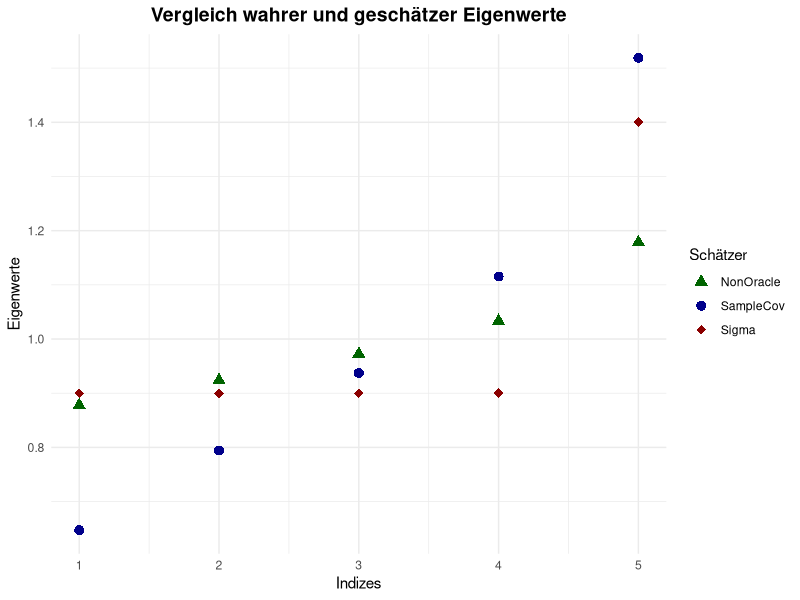
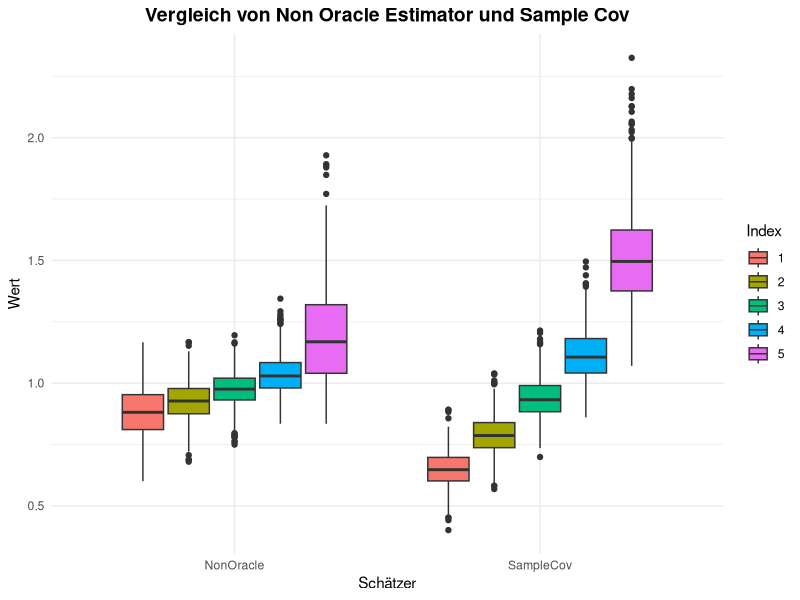

Here is the R script that generated these plots, in order:
library(tidyverse)
library(MASS)

## Aufgabe c)

# Parameter
p <- 5
n <- 100
M <- 1000
Sigma <- matrix(c( 1 , rep (.1 ,4) , .1 , 1 , rep ( .1 , 3 ) , .1 , .1 , 1 , .1 , .1 , rep(.1 ,3) ,1 ,.1 , rep (.1 ,4) ,1) ,5 ,5)
mu <- c(rep(0,p))
w <- 0:100/100
gamma <- (1/5) * sum(diag(Sigma))


# Funktion zur Berechnung des Non-Oracle Estimator

get_non_oracle_estimator <- function(n, p){
  # Daten simulieren
  Sigma <- diag(0.9, nrow = p, ncol = p) + matrix(0.1, nrow = p, ncol = p)
  mu = c(rep(0,p))
  X <- mvrnorm(n, mu, Sigma)
  sample_cov <- (1/n) * t(X) %*% X
  
  # Parameter schätzen
  # gamma
  gamma <- (1/p) * sum(diag(sample_cov %*% diag(p)))

  # delta^2
  delta2 <- (1/5) * norm((sample_cov - gamma * diag(p)), type = "F")^2
  
  # beta^2
  beta2_help <- rep(0, n)
  for (i in 1:n){
    temp <- outer(t(X)[,i] , X[i,]) - sample_cov
    # Produkt zweier Vektoren um (n x n)-Matrix zu erhalten
    beta2_help[i] <- (1/p) * norm(temp, type = "F")^2 
  }
  beta2_pilot <- (1/n^2) * sum(beta2_help)
  beta2 <- min(beta2_pilot, delta2)
  
  # alpha^2
  alpha2 <- delta2 - beta2
  
  # Gewichte berechnen
  rho1 <- (beta2/delta2) * gamma
  rho2 <- alpha2/delta2
  
  # Schätzer berechen
  estimator <- rho1 * diag(p) + rho2 * sample_cov
  return(list(estimator = estimator, para1 = rho1, para2 = rho2))
}

get_sample_cov <- function(n, p){
  Sigma <- diag(0.9, nrow = p, ncol = p) + matrix(0.1, nrow = p, ncol = p)
  mu = c(rep(0,p))
  X <- mvrnorm(n, mu, Sigma)
  sample_cov <- (1/n) * t(X) %*% X
  return(sample_cov)
}


# Monte-Carlo Simulation und Berechnung der Eigenwerte

get_estimated_ev <- function(M, n, p){
  
  sum_ev_sample_cov <- rep(0,p)
  for (i in (1:M)){
    estimator <- get_sample_cov(n, p)
    sum_ev_sample_cov <- sum_ev_sample_cov + sort(eigen(estimator, symmetric=TRUE, only.values=TRUE)$values, decreasing = FALSE) 
  }
  
  sum_ev_non_oracle <- rep(0,p)
  for (i in (1:M)){
    estimator <- get_non_oracle_estimator(n, p)$estimator
    sum_ev_non_oracle <- sum_ev_non_oracle + sort(eigen(estimator, symmetric=TRUE, only.values=TRUE)$values, decreasing = FALSE) 
  }
  
  estimated_ev <- data.frame(matrix(0, p, 2))
  colnames(estimated_ev) <- c("SampleCov", "NonOracle")
  
  estimated_ev$SampleCov <- sum_ev_sample_cov/M
  estimated_ev$NonOracle <- sum_ev_non_oracle/M
  
  return(estimated_ev)
}

estimated_ev <- get_estimated_ev(1000, 100, 5)
true_eigenvalues <- sort(eigen(Sigma)$values)
indizes <- (1:5)

ggplot() +
  geom_point(aes(x = indizes, y = estimated_ev$SampleCov, color = "SampleCov", shape = "SampleCov"), size = 3) +
  geom_point(aes(x = indizes, y = estimated_ev$NonOracle, color = "NonOracle", shape = "NonOracle"), size = 3) +
  geom_point(aes(x = indizes, y = true_eigenvalues, color = "Sigma", shape = "Sigma"), size = 3) +
  labs(x = "Indizes", y = "Eigenwerte", title = "Vergleich wahrer und geschätzer Eigenwerte") + 
  scale_color_manual(
    values = c("SampleCov" = "darkblue", "NonOracle" = "darkgreen", "Sigma" = "darkred"),
    name = "Schätzer"
  ) + 
  scale_shape_manual(
    values = c("SampleCov" = 16, "NonOracle" = 17, "Sigma" = 18), # Form der Punkte
    name = "Schätzer"
  ) +
  theme_minimal() +
  theme(
    plot.title = element_text(face = "bold", size = 14, hjust = 0.5)
  )


# Alle Eigenwerte und Weights ausgeben lassen
get_all_est_ev_and_weights <- function(M, n, p){
  # 3-dim Array zur Speicherung aller Eigenwerte
  # Dimension 1 für Sample Cov, Dimension 2 für Non Oracle Estimator
  ev_array <- array(0, dim=c(2, M*p, 2))
  
  # Speicher für weights
  weights <- array(0, dim=c(1000,2))

  for (i in (1:M)){
    print(i)
    non_oracle <- get_non_oracle_estimator(n, p)
    non_oracle_est <- non_oracle$estimator
    weights[i,] <- c(non_oracle$para1, non_oracle$para2)
    sample_cov <- get_sample_cov(n, p)
    non_oracle_ev <- sort(eigen(non_oracle_est, symmetric=TRUE, only.values=TRUE)$values, decreasing = FALSE) 
    sample_cov_ev <- sort(eigen(sample_cov, symmetric=TRUE, only.values=TRUE)$values, decreasing = FALSE) 
    
    
    
    for (j in (1:p)){
      ev_array[1, (i-1)*p + j, 1] <- j
      ev_array[1, (i-1)*p + j, 2] <- sample_cov_ev[j]
      
      ev_array[2, (i-1)*p + j, 1] <- j
      ev_array[2, (i-1)*p + j, 2] <- non_oracle_ev[j]
    }
  }
  return(list(eigenvalues = ev_array, weights = weights))
}

all_iterations <- get_all_est_ev_and_weights(M=1000, n=100, p=5)
all_est_ev <- all_iterations$eigenvalues
weights <- all_iterations$weights


# Data Frames für BoxPlots erstellen

all_ev_sample_cov <- data.frame(all_est_ev[1,,])
colnames(all_ev_sample_cov) <- c("Index", "Wert")
all_ev_sample_cov$Schätzer <- "SampleCov"

all_ev_non_oracle <- data.frame(all_est_ev[2,,])
colnames(all_ev_non_oracle) <- c("Index", "Wert")
all_ev_non_oracle$Schätzer <- "NonOracle"

all_ev_df <- rbind(all_ev_non_oracle, all_ev_sample_cov)
all_ev_df$Index <- as.factor(all_ev_df$Index)

ggplot(all_ev_df, aes(x=Schätzer, y=Wert)) +
  geom_boxplot(aes(fill=Index)) +
  labs(title = "Vergleich von Non Oracle Estimator und Sample Cov") +
  theme_minimal() +
  theme(
    plot.title = element_text(face = "bold", size = 14, hjust = 0.5)
  )

######### hier noch irgendwie weights plotten 

